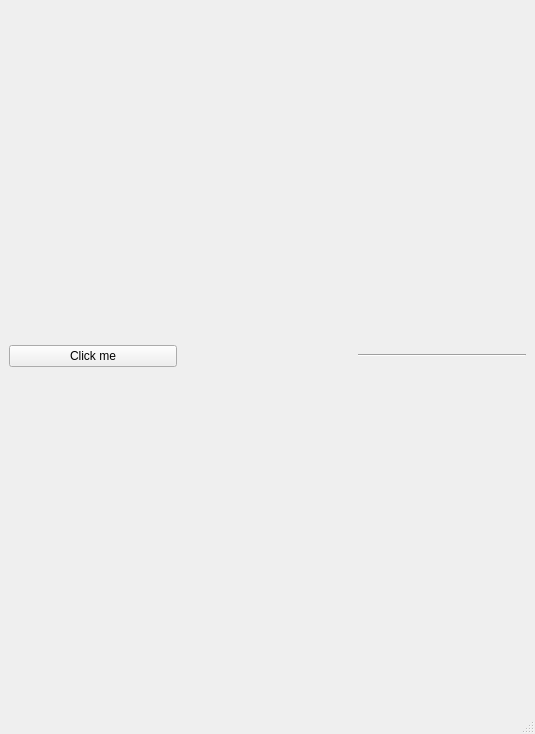
<?xml version="1.0" encoding="UTF-8"?>
<ui version="4.0">
 <class>MainWindow</class>
 <widget class="QMainWindow" name="MainWindow">
  <property name="geometry">
   <rect>
    <x>0</x>
    <y>0</y>
    <width>535</width>
    <height>734</height>
   </rect>
  </property>
  <property name="windowTitle">
   <string>MainWindow</string>
  </property>
  <widget class="QWidget" name="centralwidget">
   <layout class="QHBoxLayout" name="horizontalLayout">
    <item>
     <widget class="QPushButton" name="pushButton">
      <property name="text">
       <string>Click me</string>
      </property>
     </widget>
    </item>
    <item>
     <widget class="QLabel" name="label">
      <property name="text">
       <string/>
      </property>
     </widget>
    </item>
    <item>
     <widget class="Line" name="line">
      <property name="orientation">
       <enum>Qt::Horizontal</enum>
      </property>
     </widget>
    </item>
   </layout>
  </widget>
  <widget class="QMenuBar" name="menubar">
   <property name="geometry">
    <rect>
     <x>0</x>
     <y>0</y>
     <width>535</width>
     <height>24</height>
    </rect>
   </property>
  </widget>
  <widget class="QStatusBar" name="statusbar"/>
 </widget>
 <resources/>
 <connections/>
</ui>
